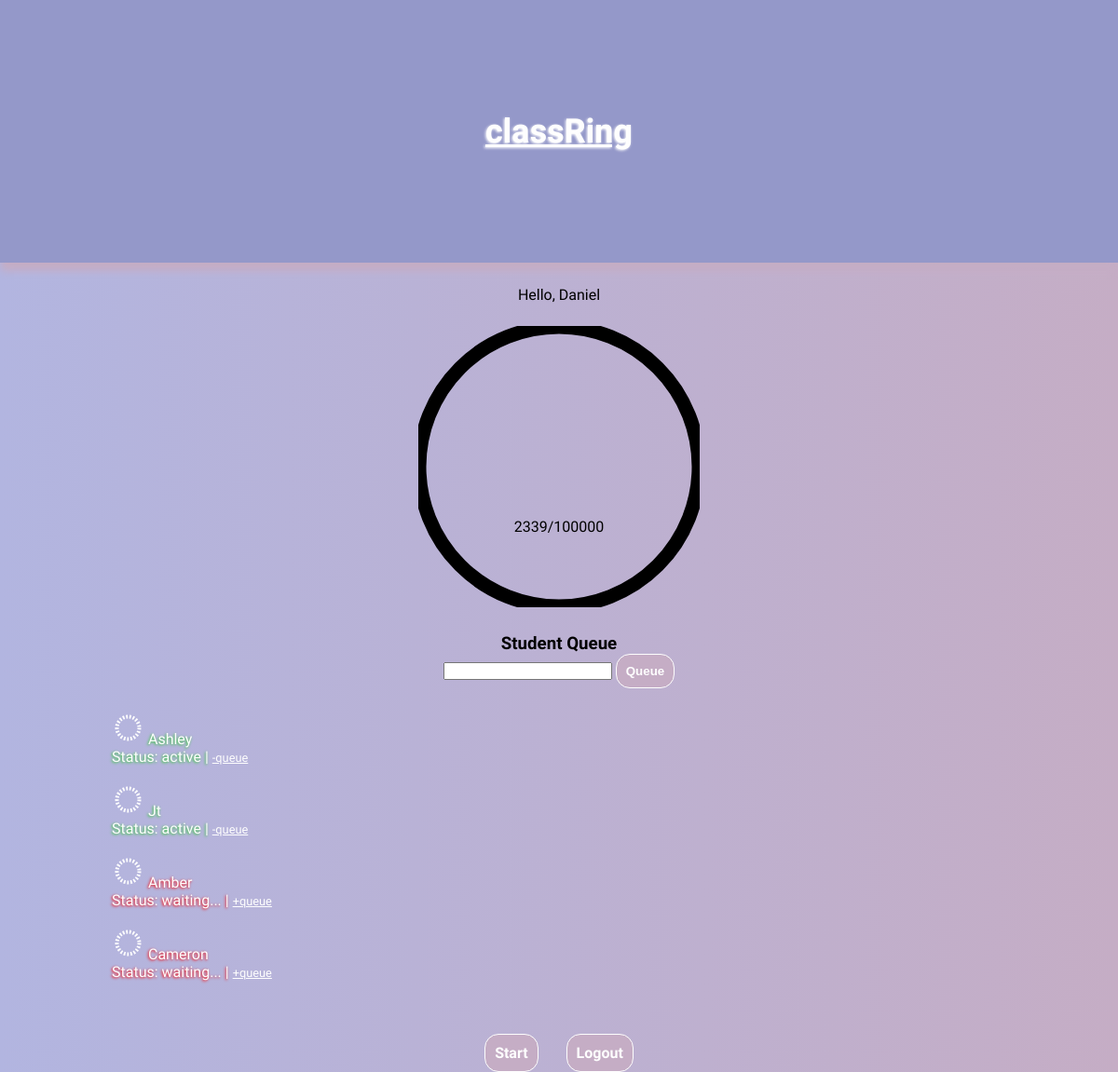
/dash (signed in), run on an earlier commit of the app's database.
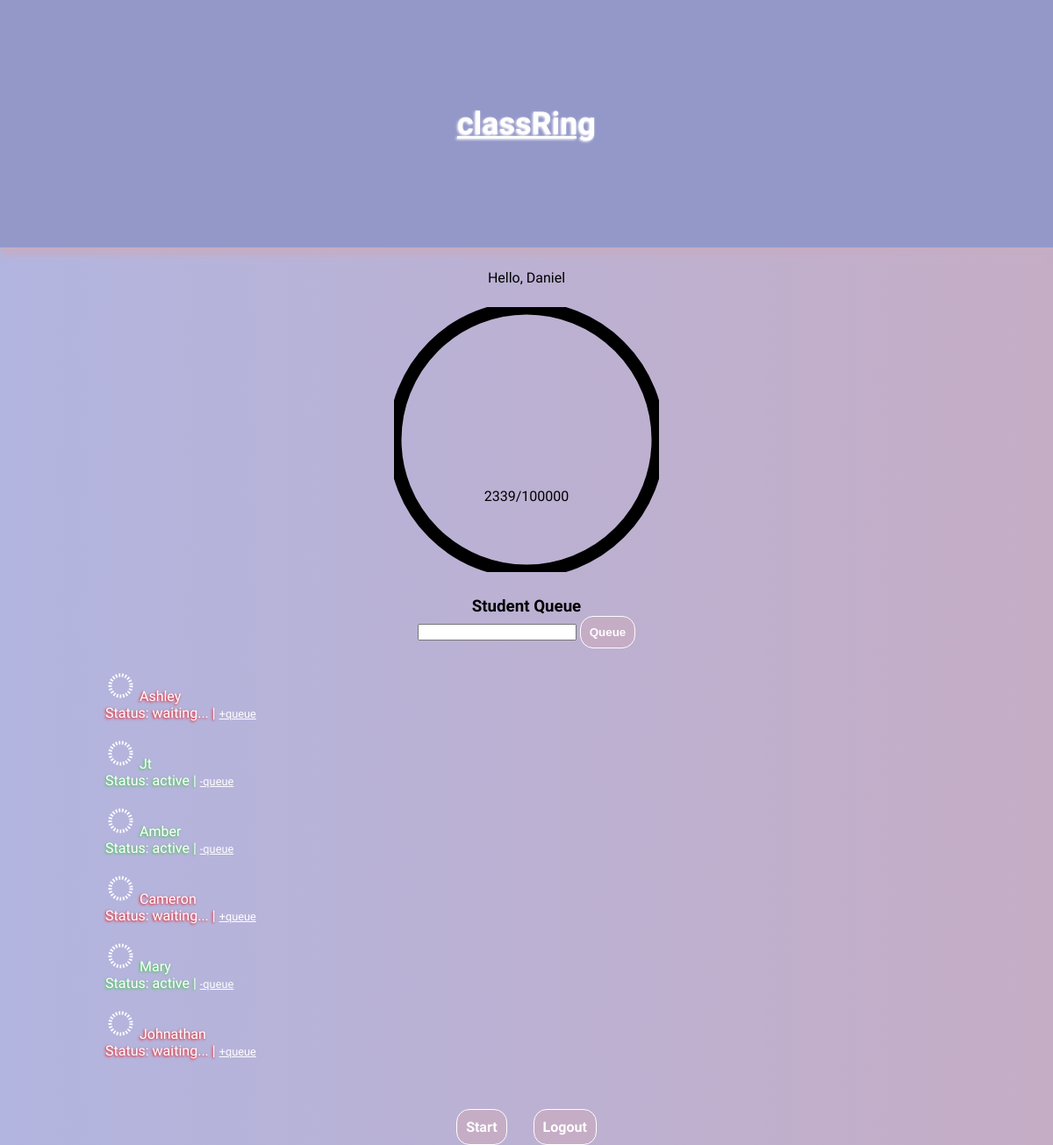
And on a later commit of the database.
### classRing/models.py (models this page shows, shortened)
class Admin(db.Model, UserMixin):
    id = db.Column(db.Integer, primary_key=True, autoincrement=True)
    name = db.Column(db.String(50), nullable=False)
    password = db.Column(db.String(50), nullable=False)
    current_value = db.Column(db.Integer, default=0)
    target_value = db.Column(db.Integer, default=int(100000))
    students = db.relationship('Student', backref='admin', lazy=True)

class Student(db.Model):
    id = db.Column(db.Integer, primary_key=True, autoincrement=True)
    name = db.Column(db.String(50), nullable=False)
    is_active = db.Column(db.Boolean, default=False)
    admin_id = db.Column(db.Integer, db.ForeignKey('admin.id'), nullable=False)
    ring = db.relationship('Ring', backref='student', uselist=False, lazy=True)

### classRing/main.py (the view, shortened to what this page needs)
@mainBP.route('/dash', methods=('GET', 'POST'))
@login_required
def dash():
    form = StudentForm()
    students = Student.query.filter_by(admin_id=current_user.id).all()
    return render_template('dash.html', form=form, students=students)

### classRing/forms.py
class StudentForm(FlaskForm):
    name = StringField('name', validators=[DataRequired()])
    submit = SubmitField('Queue')

### classRing/main.py (called while the page is built)
@login_manager.user_loader
def load_user(user_id):
    return Admin.query.get(user_id)

### classRing/templates/dash.html (shortened to what this page needs)
{% extends "base.html" %}  {% block content %}
<div class="greeting-block">
  <p>Hello, {{ current_user.name }}</p>
  <div id="masterRingSet">
    <svg id="masterRing" class="cir" width="350" height="350">
      <circle r="150" cx="50%" cy="50%" />
    </svg>
    <p id="masterPoints">
      {{ current_user.current_value }}/{{ current_user.target_value }}
    </p>
  </div>
  <h3>Student Queue</h3>
</div>
<form id="register-student-form" method="post" action="{{ url_for('main.dash') }}">
  {{ form.csrf_token }} {{ form.name }} {{ form.submit(class_='btn') }}
</form>
<ul id="student-queue">
  {% for student in students %} {% if student.is_active is sameas true %}
  <li class="go student active-student">
    <svg id="testvg" class="rotate" width="35" height="35">
      <circle r="12" cx="50%" cy="50%" />
    </svg>
    {{ student.name }}
    <p class="status">
      Status: active |
      <a
        class="stop text-small"
        href="{{ url_for('main.deactivate', sid=student.id) }}"
        >-queue</a
      >
    </p>
  </li>
  {% else %}
  <li class="stop student inactive-student">
    <svg id="testvg" width="35" height="35">
      <circle r="12" cx="50%" cy="50%" />
    </svg>
    {{ student.name }} &nbsp;&nbsp;
    <p class="status">
      Status: waiting... |
      <a
        class="go text-small"
        href="{{ url_for('main.activate', sid=student.id) }}"
        >+queue</a
      >
    </p>
    {% endif %}
  </li>
  <br />
  {% endfor %}
</ul>
<br /><br />
<div class="btn-block">
  <a class="btn" href="{{ url_for('main.platform') }}">Start</a>
  <br /><br />
  <a href="{{ url_for('main.logout') }}" class="btn">Logout</a>
</div>
{% endblock %}

### classRing/templates/base.html (shortened to what this page needs)
<!DOCTYPE html>
<html lang="en">
  <head>
    <link
      rel="stylesheet"
      href="{{ url_for('static', filename='style.css') }}"
    />
  </head>
  <body>
    <nav>
      <a class="text-glow text-centered" href="{{ url_for('main.dash') }}">
        <h1>classRing</h1>
      </a>
    </nav>
     {% block content %}{% endblock %}
  </body>
</html>

### classRing/static/style.css (style rules this page uses)
:root, :root.light { --bgDark: #b2b5e0; --Dark: #9498c9; --bgLight: #c5adc5; --textDark: #c5adc5; --textLight: #c5adc5; --pure: #fefefe; --font: "Audiowide", sans-serif; }
* { box-sizing: border-box; margin: 0; padding: 0; }
body { margin: 0 auto; padding: 0; background-image: linear-gradient(90deg, var(--bgDark), var(--bgLight)); font-family: var(--font); min-width: fit-content; max-width: 100%; }
nav { background-color: var(--Dark); color: var(--textDark); display: flex; align-items: center; justify-content: center; padding: 10% 0; box-shadow: 0 10px 8px -1px var(--bgLight); margin-bottom: 25px; font-size: 1.5rem; }
.go { color: var(--pure); text-shadow: -1px 1px 3px limegreen; }
.stop { color: var(--pure); text-shadow: -1px 1px 3px red; }
.text-glow { color: var(--pure); text-shadow: -1px 1px 3px var(--pure); }
.text-small { font-size: 0.8rem; text-shadow: none; color: var(--pure); }
.btn { color: var(--pure); font-weight: 800; border: 1px solid var(--pure); border-radius: 15px; background-color: var(--textDark); padding: 10px; text-decoration: none; }
.btn-block { display: flex; gap: 15px; justify-content: center; align-items: center; }
.greeting-block { text-align: center; position: relative; }
#masterRingSet { position: relative; }
svg#masterRing { stroke-width: 15; stroke: #000; fill: none; padding: 2%; position: relative; }
p#masterPoints { position: absolute; top: 65%; right: 0; left: 0; }
form#register-student-form { text-align: center; margin-bottom: 25px; }
ul#student-queue { text-align: center; width: 80%; margin: 0 auto; list-style: none; }
ul#student-queue li { text-align: start; width: 100%; }
svg.cir { stroke-width: 10; stroke: #000; fill: none; padding: 2%; position: absolute; top: 0; left: 0; }
svg#testvg { border-radius: 50%; padding: 0; }
.rotate { animation: rotate 3s linear infinite; transform-origin: center; }

What changed in the data, as far as the page shows it:
changed Student "Ashley": is_active "Status: active | -queue" → "Status: waiting... | +queue"
changed Student "Amber": is_active "Status: waiting... | +queue" → "Status: active | -queue"
added Student: name "Mary"
added Student: name "Johnathan"
